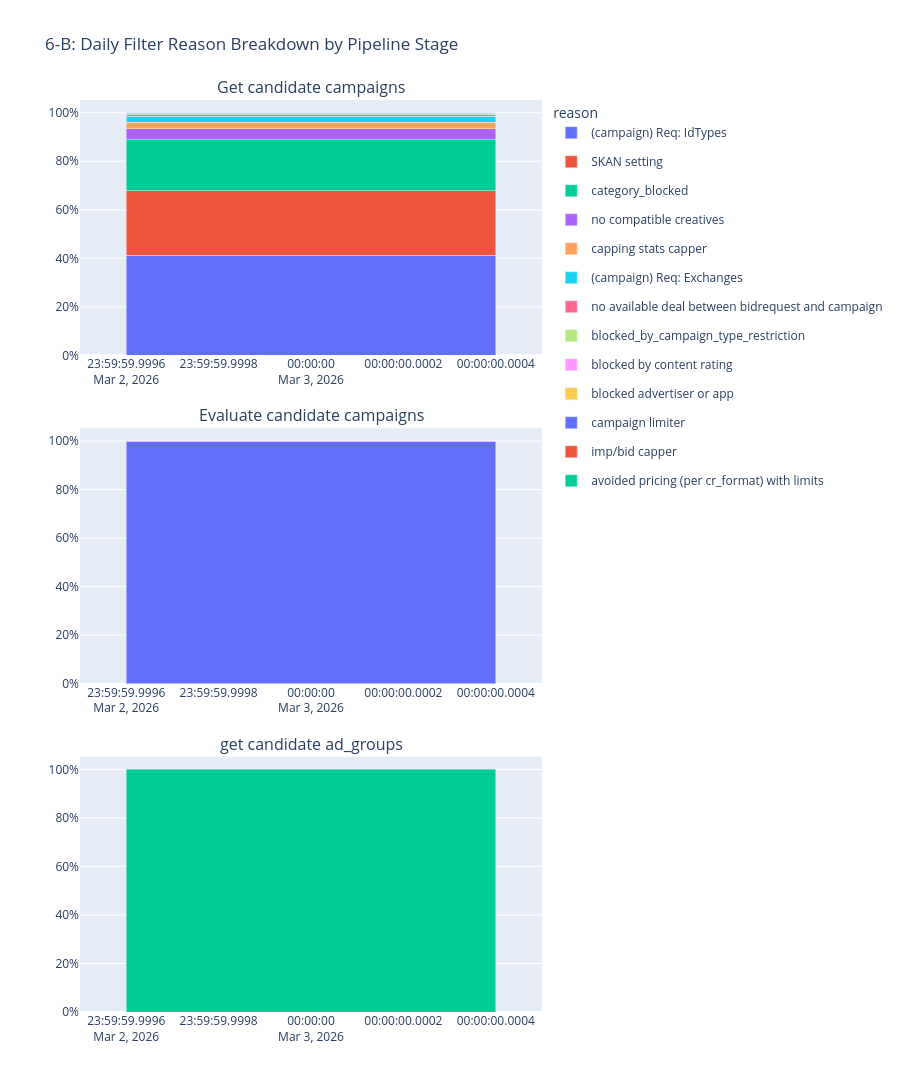

Write notebook code for a chart like this one.
### Markdown cell above
### 6-B. Bid Filter — Campaign Trace (pre-pricing stages)

### Code cell
if not resolved_campaign_ids:
    print('⏭️ No campaigns resolved — skipping')
    df_6b = pd.DataFrame()
else:
    _camp_in_trace = sql_in_clause(resolved_campaign_ids, 'campaign')
    q_6b = f"""
    SELECT
      date,
      campaign,
      reason_block,
      reason,
      reason_raw,
      ROUND(SUM(1 / rate) / 1e6, 2) AS estimated_req_millions
    FROM `moloco-data-prod.younghan.campaign_trace_raw_prod`
    WHERE date BETWEEN DATE_SUB(CURRENT_DATE(), INTERVAL 3 DAY) AND CURRENT_DATE()
      {_camp_in_trace}
      AND reason_block IN ('Get candidate campaigns', 'Evaluate candidate campaigns', 'get candidate ad_groups')
    GROUP BY 1, 2, 3, 4, 5
    ORDER BY 1 DESC, 6 DESC
    """
    df_6b = run_query(q_6b, '6-B Bid Filter (trace)')
    if not df_6b.empty:
        DETAIL_REASONS = {'(campaign) Ctx', '(campaign) Req', '(ad_group) Ctx', '(ad_group) Req'}
        df_6b['reason_label'] = df_6b.apply(
            lambda r: f"{r['reason']}: {r['reason_raw']}" if r['reason'] in DETAIL_REASONS and pd.notna(r['reason_raw']) else r['reason'],
            axis=1)

        BLOCK_ORDER = ['Get candidate campaigns', 'Evaluate candidate campaigns', 'get candidate ad_groups']
        blocks = [b for b in BLOCK_ORDER if b in df_6b['reason_block'].values]
        fig = make_subplots(rows=len(blocks), cols=1, subplot_titles=blocks, vertical_spacing=0.08)

        legend_seen = set()
        for idx, block in enumerate(blocks):
            block_df = df_6b[df_6b['reason_block'] == block]
            chart_df = block_df.groupby(['date', 'reason_label'])['estimated_req_millions'].sum().reset_index()
            daily_total = chart_df.groupby('date')['estimated_req_millions'].transform('sum')
            chart_df['pct'] = (chart_df['estimated_req_millions'] / daily_total * 100).round(2)
            chart_df['date'] = chart_df['date'].astype(str)
            top_reasons = chart_df.groupby('reason_label')['estimated_req_millions'].sum().sort_values(ascending=False).head(10).index
            chart_df = chart_df[chart_df['reason_label'].isin(top_reasons)]

            for reason in top_reasons:
                r_df = chart_df[chart_df['reason_label'] == reason]
                show = reason not in legend_seen
                legend_seen.add(reason)
                fig.add_trace(go.Bar(
                    x=r_df['date'], y=r_df['pct'], name=reason,
                    hovertemplate=f'{reason}<br>%{{y:.1f}}%<br>%{{customdata[0]:.2f}}M req',
                    customdata=r_df[['estimated_req_millions']].values,
                    legendgroup=reason, showlegend=show,
                ), row=idx+1, col=1)

        fig.update_layout(barmode='stack', height=400 * len(blocks),
                          title_text='6-B: Daily Filter Reason Breakdown by Pipeline Stage',
                          legend_title_text='reason', margin=dict(r=250))
        for i in range(len(blocks)):
            fig.update_yaxes(ticksuffix='%', row=i+1, col=1)
        fig.show()
    df_6b

### Figure 1 — Plotly figure (JSON) as saved in the notebook; plotly's stock layout.template omitted (floating-point values rounded to 4 significant figures)
{"data": [{"customdata": [[410.7]], "hovertemplate": "(campaign) Req: IdTypes<br>%{y:.1f}%<br>%{customdata[0]:.2f}M req", "legendgroup": "(campaign) Req: IdTypes", "name": "(campaign) Req: IdTypes", "showlegend": true, "type": "bar", "x": ["2026-03-03"], "xaxis": "x", "y": [41.23], "yaxis": "y"}, {"customdata": [[265.8]], "hovertemplate": "SKAN setting<br>%{y:.1f}%<br>%{customdata[0]:.2f}M req", "legendgroup": "SKAN setting", "name": "SKAN setting", "showlegend": true, "type": "bar", "x": ["2026-03-03"], "xaxis": "x", "y": [26.69], "yaxis": "y"}, {"customdata": [[208.8]], "hovertemplate": "category_blocked<br>%{y:.1f}%<br>%{customdata[0]:.2f}M req", "legendgroup": "category_blocked", "name": "category_blocked", "showlegend": true, "type": "bar", "x": ["2026-03-03"], "xaxis": "x", "y": [20.96], "yaxis": "y"}, {"customdata": [[44.66]], "hovertemplate": "no compatible creatives<br>%{y:.1f}%<br>%{customdata[0]:.2f}M req", "legendgroup": "no compatible creatives", "name": "no compatible creatives", "showlegend": true, "type": "bar", "x": ["2026-03-03"], "xaxis": "x", "y": [4.48], "yaxis": "y"}, {"customdata": [[27.82]], "hovertemplate": "capping stats capper<br>%{y:.1f}%<br>%{customdata[0]:.2f}M req", "legendgroup": "capping stats capper", "name": "capping stats capper", "showlegend": true, "type": "bar", "x": ["2026-03-03"], "xaxis": "x", "y": [2.79], "yaxis": "y"}, {"customdata": [[23.9]], "hovertemplate": "(campaign) Req: Exchanges<br>%{y:.1f}%<br>%{customdata[0]:.2f}M req", "legendgroup": "(campaign) Req: Exchanges", "name": "(campaign) Req: Exchanges", "showlegend": true, "type": "bar", "x": ["2026-03-03"], "xaxis": "x", "y": [2.4], "yaxis": "y"}, {"customdata": [[6.8]], "hovertemplate": "no available deal between bidrequest and campaign<br>%{y:.1f}%<br>%{customdata[0]:.2f}M req", "legendgroup": "no available deal between bidrequest and campaign", "name": "no available deal between bidrequest and campaign", "showlegend": true, "type": "bar", "x": ["2026-03-03"], "xaxis": "x", "y": [0.68], "yaxis": "y"}, {"customdata": [[4.2]], "hovertemplate": "blocked_by_campaign_type_restriction<br>%{y:.1f}%<br>%{customdata[0]:.2f}M req", "legendgroup": "blocked_by_campaign_type_restriction", "name": "blocked_by_campaign_type_restriction", "showlegend": true, "type": "bar", "x": ["2026-03-03"], "xaxis": "x", "y": [0.42], "yaxis": "y"}, {"customdata": [[2.8]], "hovertemplate": "blocked by content rating<br>%{y:.1f}%<br>%{customdata[0]:.2f}M req", "legendgroup": "blocked by content rating", "name": "blocked by content rating", "showlegend": true, "type": "bar", "x": ["2026-03-03"], "xaxis": "x", "y": [0.28], "yaxis": "y"}, {"customdata": [[0.6]], "hovertemplate": "blocked advertiser or app<br>%{y:.1f}%<br>%{customdata[0]:.2f}M req", "legendgroup": "blocked advertiser or app", "name": "blocked advertiser or app", "showlegend": true, "type": "bar", "x": ["2026-03-03"], "xaxis": "x", "y": [0.06], "yaxis": "y"}, {"customdata": [[5720.0]], "hovertemplate": "campaign limiter<br>%{y:.1f}%<br>%{customdata[0]:.2f}M req", "legendgroup": "campaign limiter", "name": "campaign limiter", "showlegend": true, "type": "bar", "x": ["2026-03-03"], "xaxis": "x2", "y": [99.67], "yaxis": "y2"}, {"customdata": [[19.2]], "hovertemplate": "imp/bid capper<br>%{y:.1f}%<br>%{customdata[0]:.2f}M req", "legendgroup": "imp/bid capper", "name": "imp/bid capper", "showlegend": true, "type": "bar", "x": ["2026-03-03"], "xaxis": "x2", "y": [0.33], "yaxis": "y2"}, {"customdata": [[270.7]], "hovertemplate": "avoided pricing (per cr_format) with limits<br>%{y:.1f}%<br>%{customdata[0]:.2f}M req", "legendgroup": "avoided pricing (per cr_format) with limits", "name": "avoided pricing (per cr_format) with limits", "showlegend": true, "type": "bar", "x": ["2026-03-03"], "xaxis": "x3", "y": [100.0], "yaxis": "y3"}], "layout": {"annotations": [{"font": {"size": 16}, "showarrow": false, "text": "Get candidate campaigns", "x": 0.5, "xanchor": "center", "xref": "paper", "y": 1, "yanchor": "bottom", "yref": "paper"}, {"font": {"size": 16}, "showarrow": false, "text": "Evaluate candidate campaigns", "x": 0.5, "xanchor": "center", "xref": "paper", "y": 0.64, "yanchor": "bottom", "yref": "paper"}, {"font": {"size": 16}, "showarrow": false, "text": "get candidate ad_groups", "x": 0.5, "xanchor": "center", "xref": "paper", "y": 0.28, "yanchor": "bottom", "yref": "paper"}], "barmode": "stack", "height": 1200, "legend": {"title": {"text": "reason"}}, "margin": {"r": 250}, "title": {"text": "6-B: Daily Filter Reason Breakdown by Pipeline Stage"}, "xaxis": {"anchor": "y", "domain": [0, 1]}, "xaxis2": {"anchor": "y2", "domain": [0, 1]}, "xaxis3": {"anchor": "y3", "domain": [0, 1]}, "yaxis": {"anchor": "x", "domain": [0.72, 1], "ticksuffix": "%"}, "yaxis2": {"anchor": "x2", "domain": [0.36, 0.64], "ticksuffix": "%"}, "yaxis3": {"anchor": "x3", "domain": [0, 0.28], "ticksuffix": "%"}}}
